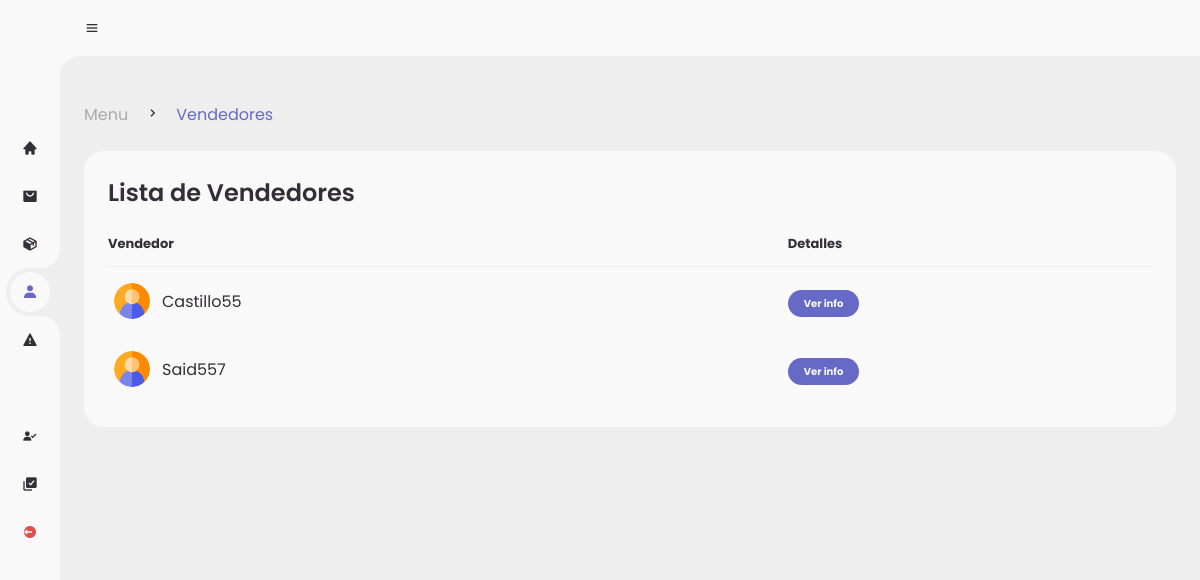
The page /admin/sellers.php on the database as committed earlier.
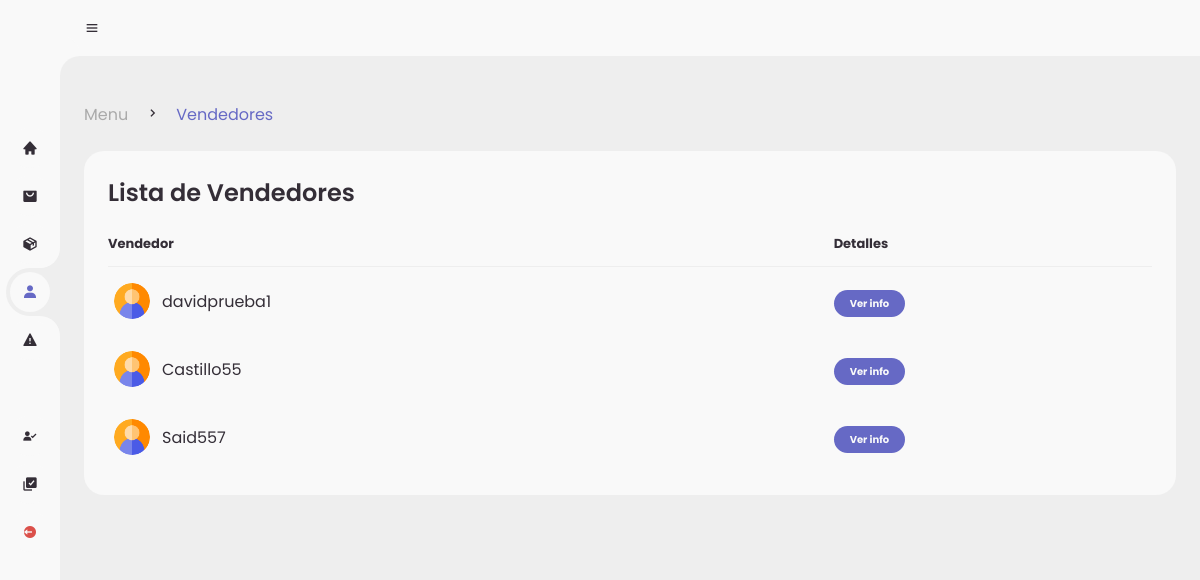
The same page on the database as committed later.
### tables this page shows
CREATE TABLE `reg_sellers` (
  `IDregseller` int(11) NOT NULL,
  `Nombre` varchar(255) NOT NULL,
  `apellidos` varchar(255) NOT NULL,
  `nickname` varchar(255) NOT NULL,
  `lada` int(4) NOT NULL,
  `telefono` varchar(20) NOT NULL,
  `telefonoref` varchar(20) NOT NULL,
  `domicilio` varchar(255) NOT NULL,
  `postal` varchar(10) NOT NULL,
  `identificador` varchar(255) NOT NULL,
  `solicitud` varchar(50) NOT NULL,
  `ID_registro` int(11) DEFAULT NULL
);

### admin/sellers.php (the view, shortened to what this page needs)
<!DOCTYPE html>
<?php
include('../global/conexion.php');
?>
<html lang="en">
<head>
	<link href='https://unpkg.com/boxicons@2.0.9/css/boxicons.min.css' rel='stylesheet'>
	<link rel="stylesheet" href="style.css">
</head>
<body>
	<section id="sidebar">
		<a href="./menu.php" class="brand">
		</a>
		<ul class="side-menu top">
			<li >
				<a href="./menu.php">
					<i class='bx bxs-home' ></i>
				</a>
			</li>
			<li>
				<a href="./orders.php">
					<i class='bx bxs-shopping-bag-alt' ></i>
				</a>
			</li>
			<li>
				<a href="./products.php">
					<i class='bx bxs-package'></i>
				</a>
			</li>
			<li class="active">
				<a href="./sellers.php">
					<i class='bx bxs-user' ></i>
				</a>
			</li>
			<li>
				<a href="./reports.php">
					<i class='bx bxs-error' ></i>
				</a>
			</li>
		</ul>
		<ul class="side-menu">
			<li>
				<a href="./reg-vendedores.php">
					<i class='bx bxs-user-check' ></i>
				</a>
			</li>
			<li>
				<a href="./reg-productos.php">
					<i class='bx bxs-select-multiple' ></i>
				</a>
			</li>
			<li>
				<a href="../global/logout.php" class="logout">
					<i class='bx bxs-log-out-circle' ></i>
				</a>
			</li>
		</ul>
	</section>
	<section id="content">
		<nav>
			<i class='bx bx-menu' ></i>
		</nav>
		<main>
			<div class="head-title">
				<div class="left">
					<ul class="breadcrumb">
						<li>
							<a href="./menu.php">Menu</a>
						</li>
						<li><i class='bx bx-chevron-right' ></i></li>
						<li>
							<a class="active" href="./sellers.php">Vendedores</a>
						</li>
					</ul>
				</div>
			</div>
			<div class="table-data">
				<div class="order">
					<div class="head">
						<h3>Lista de Vendedores</h3>
					</div>
					<table>
						<thead>
							<tr>
								<th>Vendedor</th>
								<th>Detalles</th>
							</tr>
						</thead>
						<tbody>
                        <?php
                        $query = mysqli_query($conn,"SELECT * FROM reg_sellers WHERE solicitud = 'Aprobado' ORDER BY rand()");
                        while($data = mysqli_fetch_array($query)){
                        ?>
							<tr>
								<td>
									<img src="../assets/utilities/usuario.png">
									<p><?php echo $data['nickname']?></p>
								</td>
								<td><a href="./pages/det-sellers.php?seller=<?php echo $data['IDregseller']?>"><span class="status completed">Ver info</span></a></td>
							</tr>
						<?php }?>
						</tbody>
					</table>
				</div>
		</main>
	</section>
</body>
</html>

Rows that differ between the two databases and show on the page:
added reg_sellers: nickname "davidprueba1"
